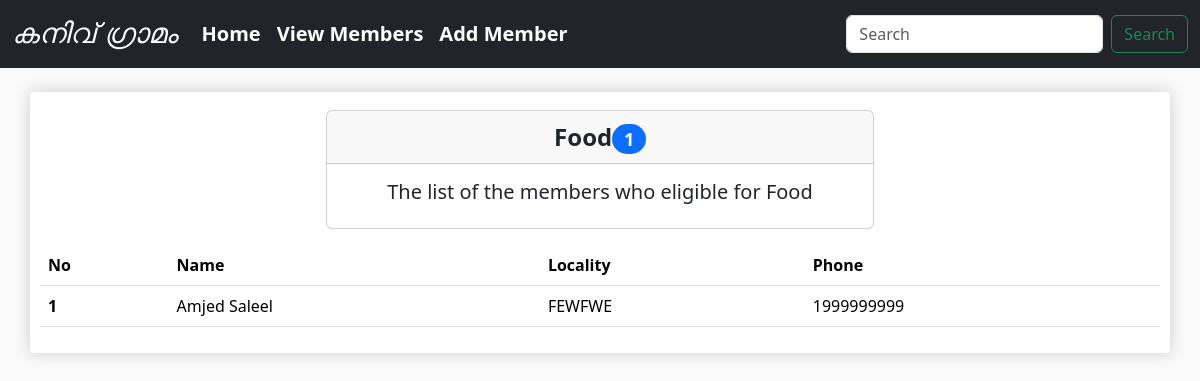
The page /1 on the database its author committed.
### charity/models.py (models this page shows, shortened)
class Category(models.Model):
    category = models.CharField(max_length=30)
    def __str__(self):
        return self.category

class Need(models.Model):
    member = models.OneToOneField(Member, on_delete=models.CASCADE,)
    requirement = models.ManyToManyField(Category, blank=True,)

class Member(models.Model):
    ration_card_status = (
        ('APL', 'APL'),
        ('BPL', 'BPL'),
    )
    name = models.CharField(max_length=30, verbose_name='Name')
    age = models.IntegerField(verbose_name='Age')
    phone = models.PositiveIntegerField(help_text='Enter phone number without country code')
    house_name = models.CharField(max_length=50)
    locality = models.CharField(max_length=50)
    pin_code = models.IntegerField()
    ration_card = models.CharField(choices=ration_card_status, max_length=10)
    annual_income = models.IntegerField()
    job = models.CharField(max_length=50)
    remark = models.TextField(max_length=100, help_text='Max 100 letters', blank=True)
    class Meta:
        unique_together = ('name', 'house_name', 'phone')

### charity/views.py (the view)
# urls.py: path('<int:category_id>', views.view_by_category, name='view-by-category'),
def view_by_category(request, category_id):
    category = Category.objects.get(id=category_id)
    needs = Need.objects.filter(requirement=category)
    print(needs)
    context = {
        'requirements': needs,
        'category': category,
        'total_members': needs.count()
    }
    return render(request, 'charity/view-by-category.html', context)

### templates/charity/view-by-category.html
{% extends 'base.html' %}
{% block content %}
    <div class="container bg-white mt-4 box-shadow">
        <div class="row justify-content-center">
            <div class="col-12 col-lg-6">
                <div class="card mb-3 text-center mt-2">
                    <div class="card-header fs-4"><b>{{ category }}<span
                            class="badge rounded-pill bg-primary">{{ total_members }}</span></b></div>
                    <div class="card-body text-dark">
                        <h5 class="card-title">The list of the members who eligible for {{ category }}</h5>
                    </div>
                </div>
            </div>
        </div>
        <div class="row">
            <div class="col-12 col-lg-12">
                <table class="table table-hover">
                    <thead>
                    <tr>
                        <th scope="col">No</th>
                        <th scope="col">Name</th>
                        <th scope="col">Locality</th>
                        <th scope="col">Phone</th>
                    </tr>
                    </thead>
                    <tbody>
                    {% for requirement in requirements %}
                        <tr>
                            <th scope="row">1</th>
                            <td>{{ requirement.member.name }}</td>
                            <td>{{ requirement.member.locality }}</td>
                            <td>{{ requirement.member.phone }}</td>
                        </tr>
                    {% endfor %}
                    </tbody>
                </table>
            </div>
        </div>
    </div>
{% endblock %}

### static/css/style.css (style rules this page uses)
html body { margin: 0; padding: 0; background-color: hsl(0, 0%, 98%); }
.box-shadow { box-shadow: hsl(0, 0%, 80%) 0 0 16px; background-color: #fff; border-radius: 4px; padding: 10px; }

### rows shown on the page
Category: category "Food"
Need: member.name "Amjed Saleel", member.locality "FEWFWE", member.phone "1999999999"

### other values the page prints
{{ total_members }} "1"
